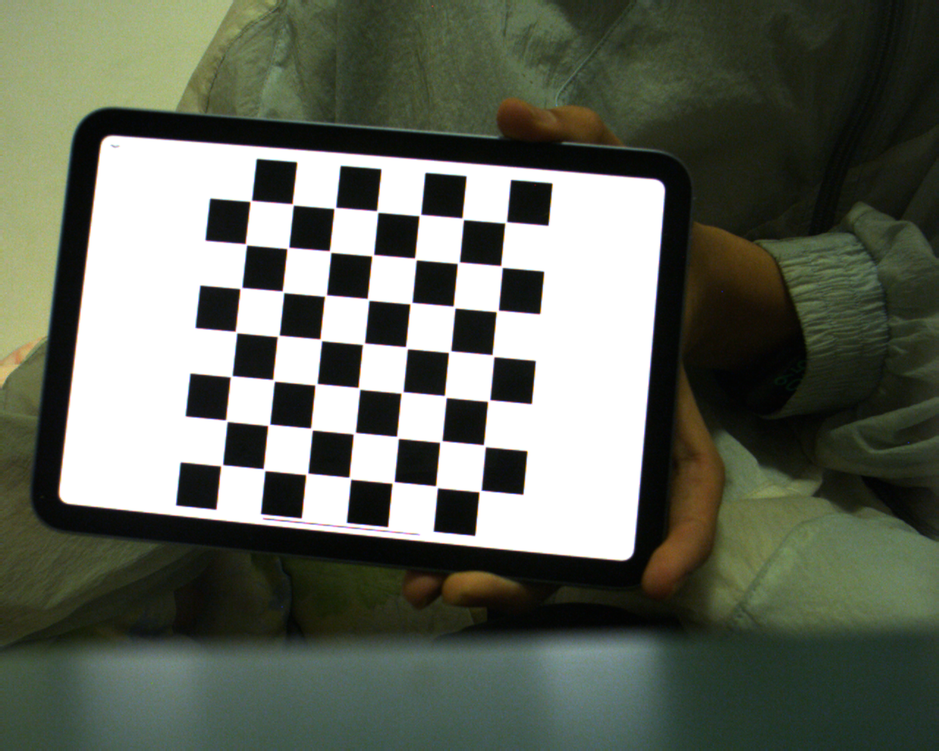
#> input picture Pre_Work/Examine/examine4/Camera MV-SUA133GC#0001-0007-Snapshot-20240128-215521-386-1157919854963.BMP, 939 x 751 px, shrunk from 1280 x 1024 before the run
$ python calib.py
#> lines starting #> are read from the running program, lines starting #| are printed output that depends on the picture; after the words box and inside, x2 and y2 are one past the last pixel; in counts of white or black regions, pixels touching at a corner belong together
# [15 lines of commented-out code are left out]

import cv2
import numpy as np
import glob


# 找棋盘格角点
# 设置寻找亚像素角点的参数，采用的停止准则是最大循环次数30和最大误差容限0.001
criteria = (cv2.TERM_CRITERIA_EPS + cv2.TERM_CRITERIA_MAX_ITER, 30, 0.001) # 阈值
#棋盘格模板规格
w = 7
h = 7
objp = np.zeros((w*h,3), np.float32)
objp[:,:2] = np.mgrid[0:w,0:h].T.reshape(-1,2)

# 储存棋盘格角点的世界坐标和图像坐标对
objpoints = [] # 在世界坐标系中的三维点
imgpoints = [] # 在图像平面的二维点
#加载pic文件夹下所有的jpg图像
images = glob.glob('./*.bmp')  #   拍摄的十几张棋盘图片所在目录
i=0
for fname in images:

    img = cv2.imread(fname)
#> img is the input picture: shape (751, 939, 3); mean B, G, R 92.5, 104.9, 99.5
    h1, w1 = img.shape[0], img.shape[1]
    gray = cv2.cvtColor(img,cv2.COLOR_BGR2GRAY)
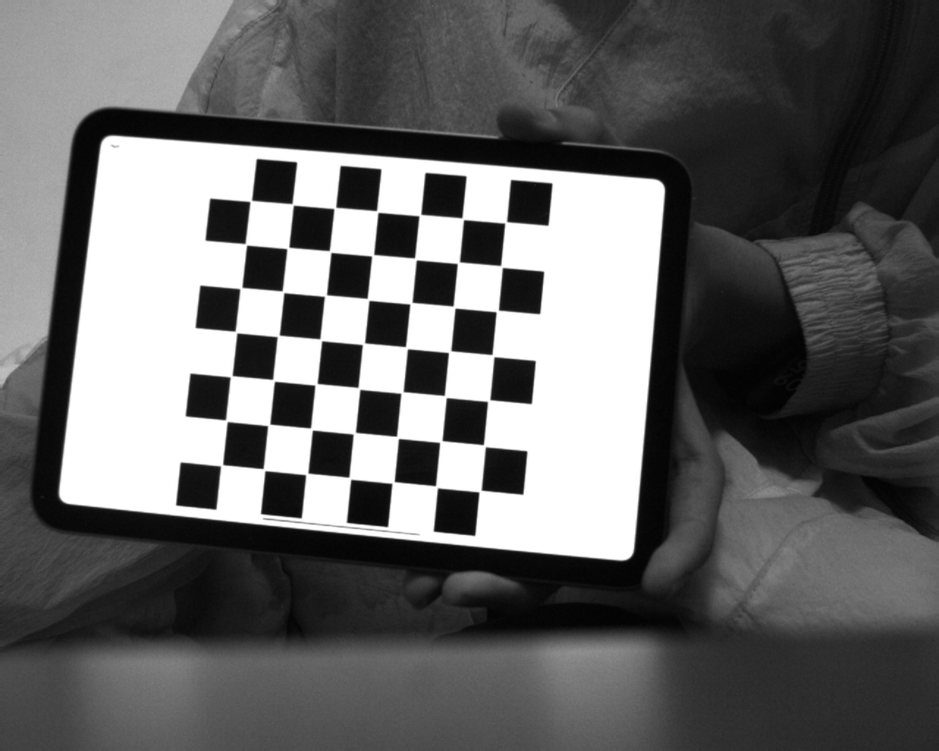
#> gray: shape (751, 939); min 2, max 255, mean 101.9
    u, v = img.shape[:2]
    # 找到棋盘格角点
    ret, corners = cv2.findChessboardCorners(gray, (w,h),None)
#> ret = True; corners = 49 rows, first 8: [250, 201.4], [293.4, 205.1], [334.7, 207.2], [378.1, 212.5], [420.8, 214.1], [463.7, 219.8], [506.7, 221.4], [246.6, 245.1]
    # 如果找到足够点对，将其存储起来
    if ret == True:
        print("i:", i)
        i = i+1
        # 在原角点的基础上寻找亚像素角点
        corners2 =cv2.cornerSubPix(gray,corners,(11,11),(-1,-1),criteria)
#> corners2 = 49 rows, first 8: [250.8, 200.9], [292.6, 204.4], [334.8, 207.9], [377.3, 211.5], [419.9, 215.1], [462.7, 218.7], [505.6, 222.4], [245.8, 244.3]
        #追加进入世界三维点和平面二维点中
        objpoints.append(objp)
        if [corners2]:
            imgpoints.append(corners2)
        else:
            imgpoints.append(corners)
        # 将角点在图像上显示
        cv2.drawChessboardCorners(img, (w,h), corners, ret)
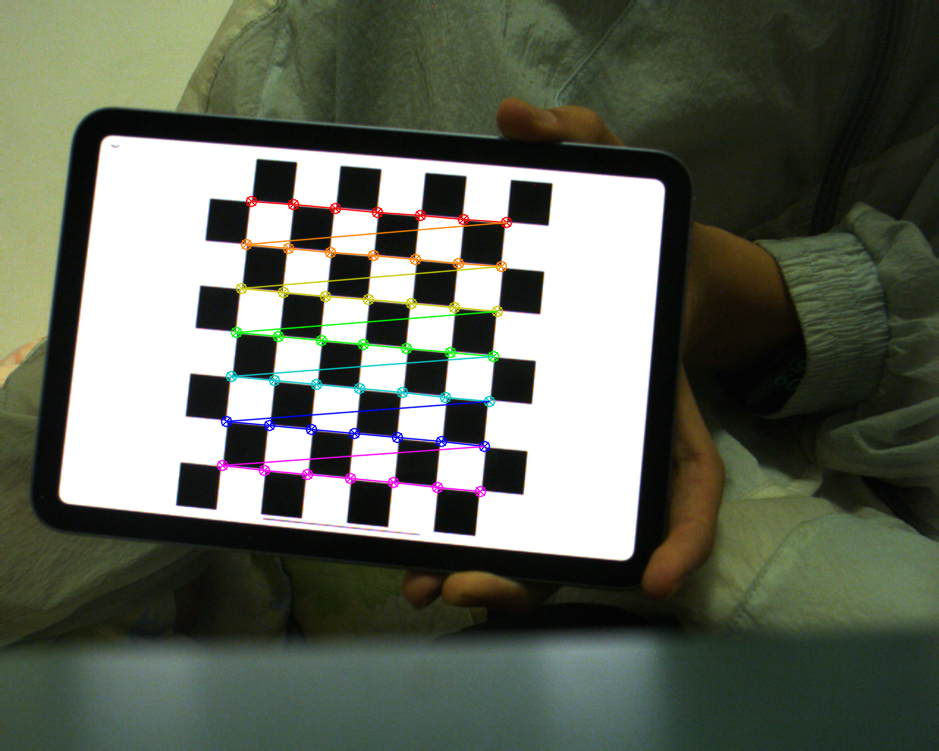
#> img: shape (751, 939, 3); 1.99% of pixels changed, all inside (x1, y1, x2, y2) = (216, 195, 513, 498)
        cv2.namedWindow('findCorners', cv2.WINDOW_NORMAL)
    cv2.imshow('findCorners',img)
    cv2.waitKey(200)
#> pass 2 of the loop `for fname in images:`:
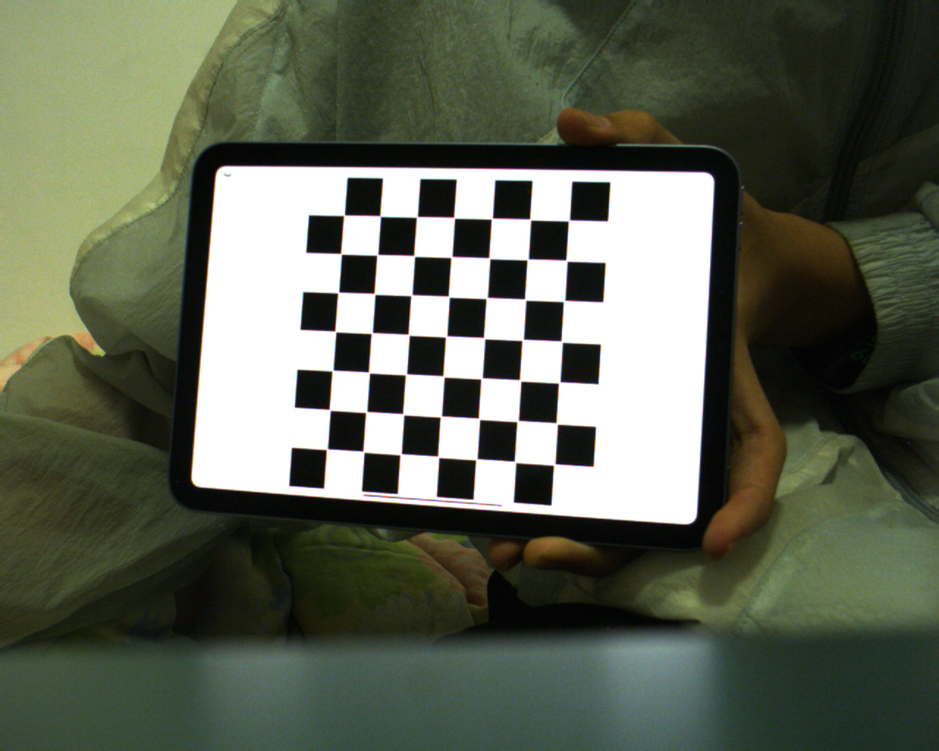
#> input picture Pre_Work/Examine/examine4/Camera MV-SUA133GC#0001-0007-Snapshot-20240128-215525-674-1157962736357.BMP, 939 x 751 px, shrunk from 1280 x 1024 before the run
#> img is the input picture: shape (751, 939, 3); mean B, G, R 83.8, 99.7, 94
#> `gray = cv2.cvtColor(img,cv2.COLOR_BGR2GRAY)`:
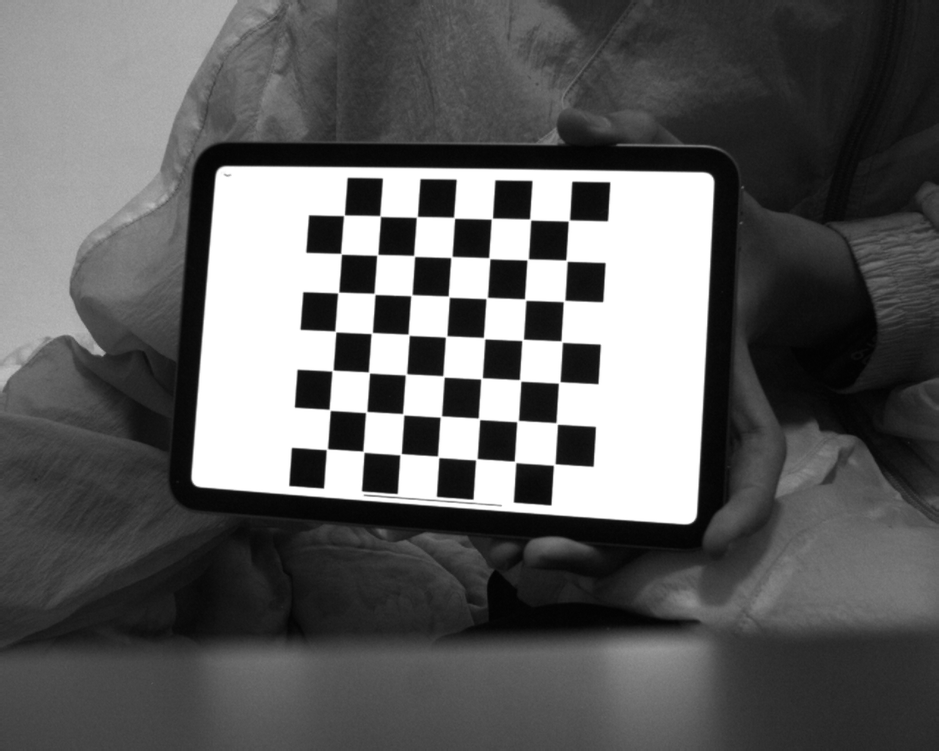
#> gray: shape (751, 939); min 2, max 255, mean 96.2
#> corners = 49 rows, first 8: [343.9, 215.3], [380.1, 215.9], [416.8, 216.9], [454.4, 218], [492, 218.4], [530.2, 219.4], [568.3, 221], [341.2, 253.8]
#> corners2 = 49 rows, first 8: [344, 215.3], [380.2, 216.1], [416.8, 216.9], [454.2, 217.7], [491.8, 218.6], [530.2, 219.5], [568.8, 220.5], [341, 253.8]
#> `cv2.drawChessboardCorners(img, (w,h), corners, ret)`:
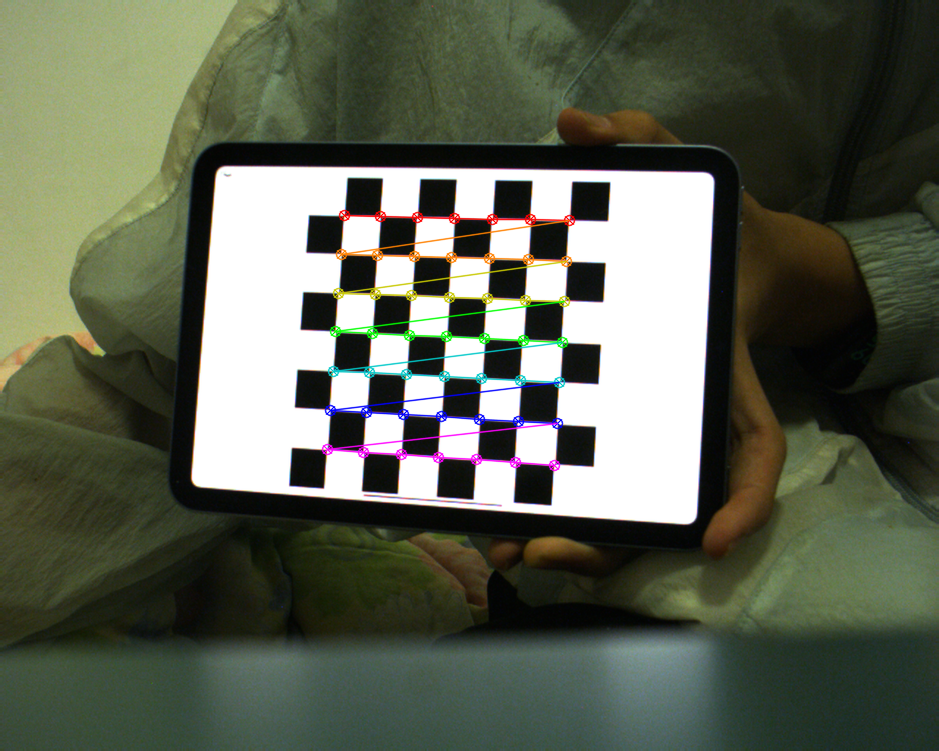
#> img: shape (751, 939, 3); 1.81% of pixels changed, all inside (x1, y1, x2, y2) = (321, 209, 576, 472)
#> pass 3 of the loop `for fname in images:`:
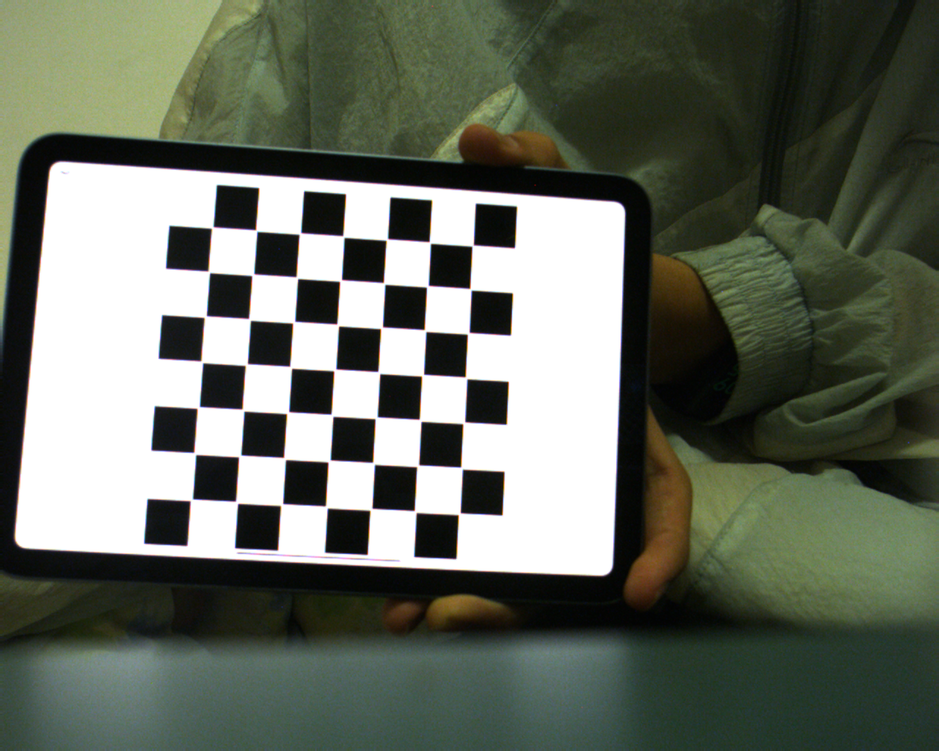
#> input picture Pre_Work/Examine/examine4/Camera MV-SUA133GC#0001-0007-Snapshot-20240128-215530-070-1158006699413.BMP, 939 x 751 px, shrunk from 1280 x 1024 before the run
#> img is the input picture: shape (751, 939, 3); mean B, G, R 95.4, 107.6, 101.5
#> `gray = cv2.cvtColor(img,cv2.COLOR_BGR2GRAY)`:
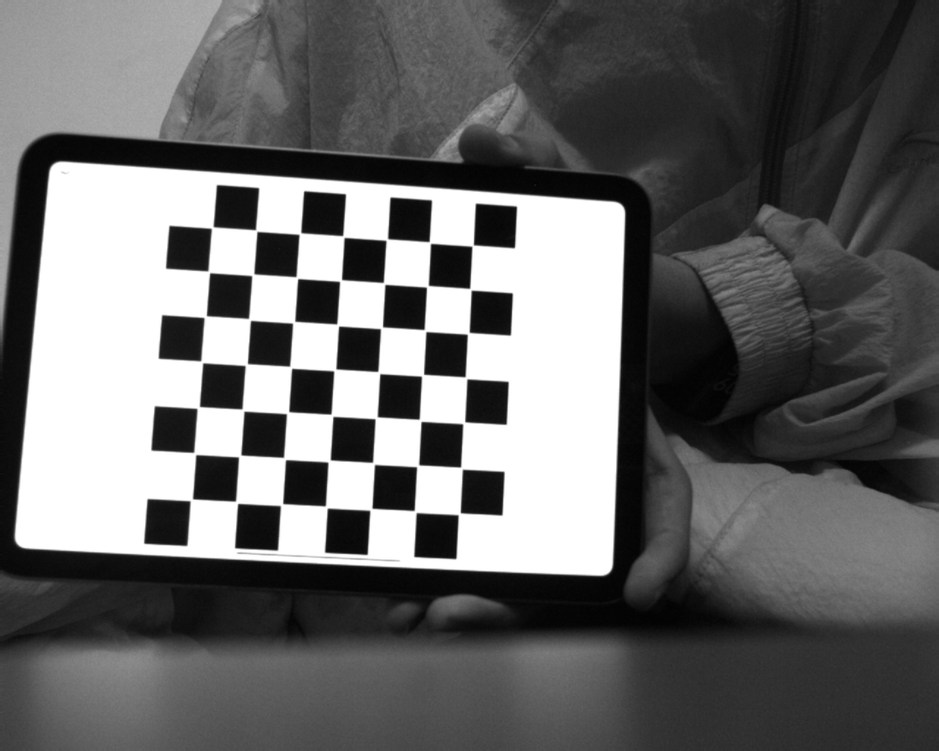
#> gray: shape (751, 939); min 2, max 255, mean 104.4
#> corners = 49 rows, first 8: [211.2, 228.5], [255.9, 230.2], [300.9, 232.4], [344.3, 237.6], [387.7, 238.5], [430.6, 243.5], [472.2, 246], [209.8, 272.9]
#> corners2 = 49 rows, first 8: [212.3, 227.6], [256.3, 230.6], [299.9, 233.5], [343.4, 236.6], [386.8, 239.5], [429.7, 242.5], [472.6, 245.5], [208.8, 271.9]
#> `cv2.drawChessboardCorners(img, (w,h), corners, ret)`:
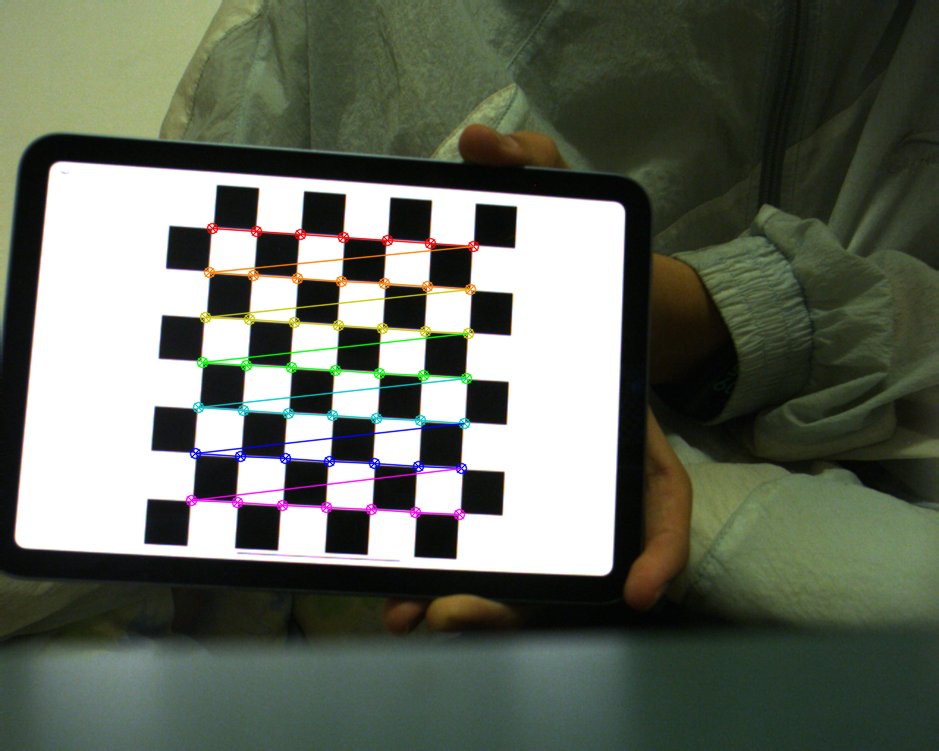
#> img: shape (751, 939, 3); 2.03% of pixels changed, all inside (x1, y1, x2, y2) = (185, 222, 480, 521)
#> the loop made 4 passes; the first 3 are shown
cv2.destroyAllWindows()
#标定
ret, mtx, dist, rvecs, tvecs = cv2.calibrateCamera(objpoints, imgpoints, gray.shape[::-1], None, None)

print("ret:", ret)
print("相机矩阵:\n",mtx)      # 内参数矩阵
print("畸变值:\n",dist   )   # 畸变系数   distortion cofficients = (k_1,k_2,p_1,p_2,k_3)
print("旋转向量:\n",rvecs)   # 旋转向量  # 外参数
print("平移向量:\n",tvecs  )  # 平移向量  # 外参数
newcameramtx, roi = cv2.getOptimalNewCameraMatrix(mtx, dist, (u, v), 0, (u, v))
print('newcameramtx外参',newcameramtx)
#打开摄像机
camera=cv2.VideoCapture(0)
while True:
    (grabbed,frame)=camera.read()
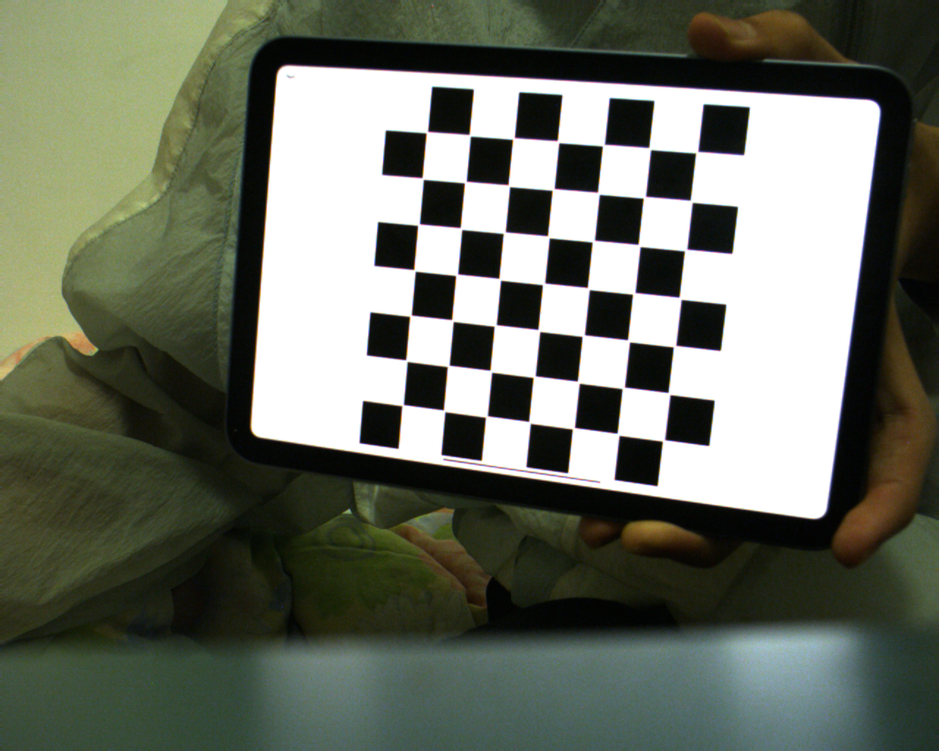
#> input picture Pre_Work/Examine/examine4/Camera MV-SUA133GC#0001-0007-Snapshot-20240128-215537-044-1158076435267.BMP, 939 x 751 px, shrunk from 1280 x 1024 before the run, given in place of the camera
#> frame is the input picture: shape (751, 939, 3); mean B, G, R 98.7, 111.6, 106.6
    h1, w1 = frame.shape[:2]
    newcameramtx, roi = cv2.getOptimalNewCameraMatrix(mtx, dist, (u, v), 0, (u, v))
    # 纠正畸变
    dst1 = cv2.undistort(frame, mtx, dist, None, newcameramtx)
    #dst2 = cv2.undistort(frame, mtx, dist, None, newcameramtx)
    mapx,mapy=cv2.initUndistortRectifyMap(mtx,dist,None,newcameramtx,(w1,h1),5)
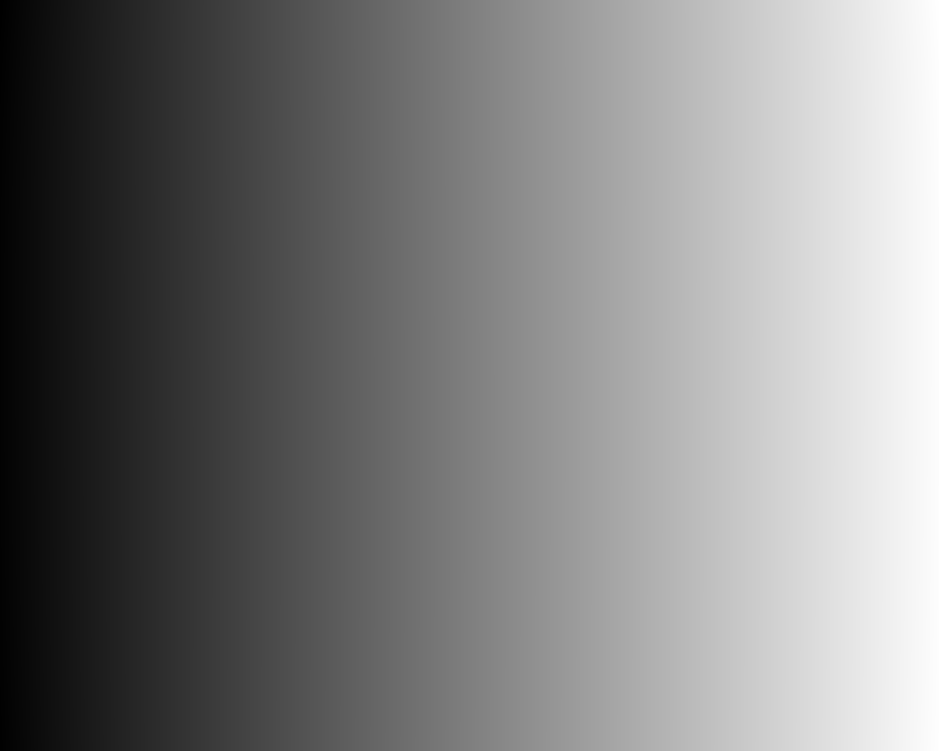
#> mapx: shape (751, 939) float32; min 17.96, max 933.7, mean 476.2; drawn with min black and max white
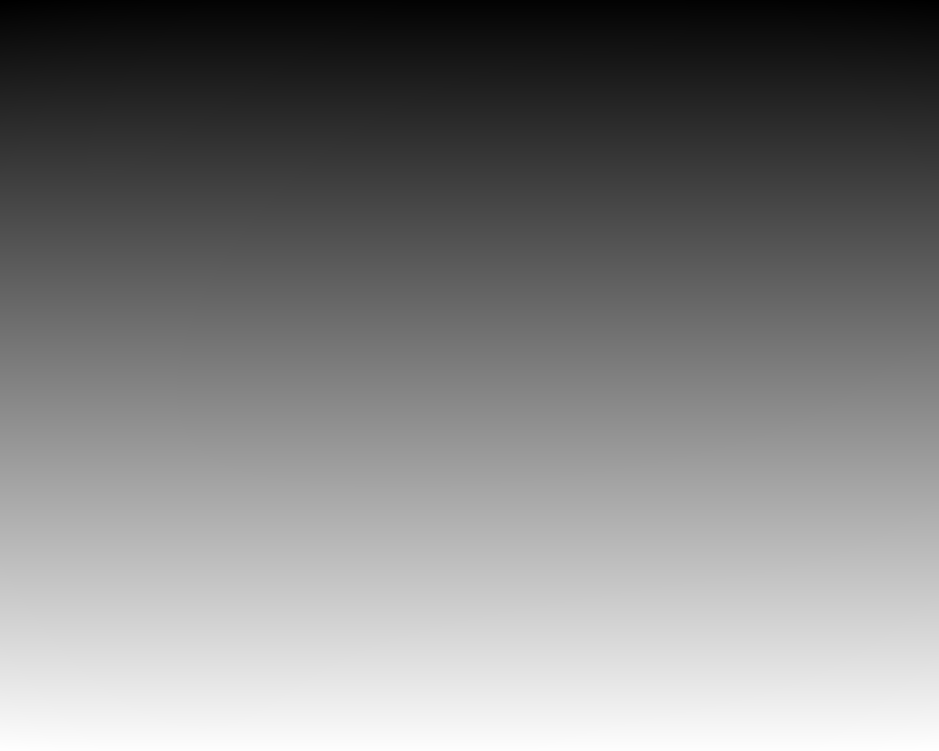
#> mapy: shape (751, 939) float32; min 1.92, max 731.7, mean 368.5; drawn with min black and max white
    dst2=cv2.remap(frame,mapx,mapy,cv2.INTER_LINEAR)
    # 裁剪图像，输出纠正畸变以后的图片
    x, y, w1, h1 = roi
    dst1 = dst1[y:y + h1, x:x + w1]
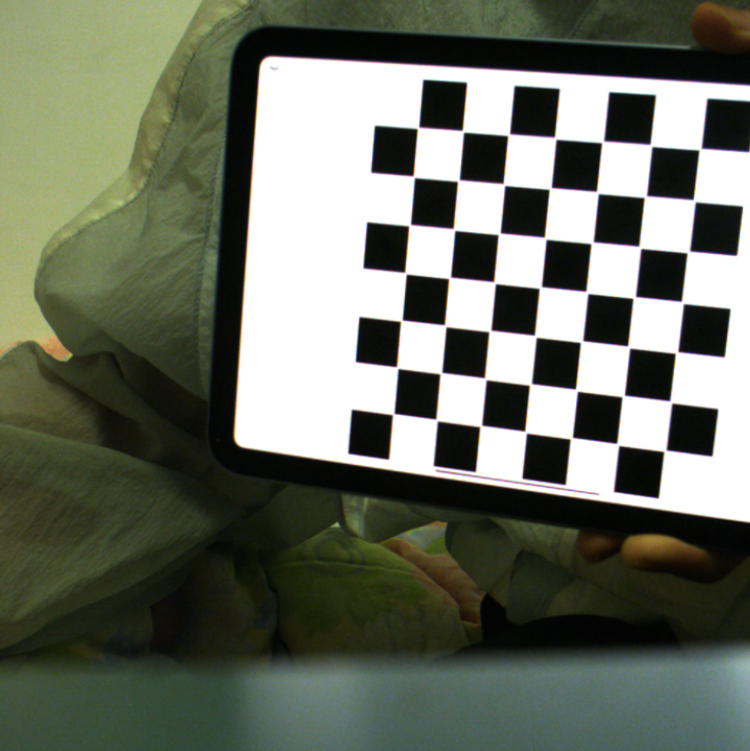
#> dst1: shape (751, 750, 3); mean B, G, R 97.9, 111.3, 106.3

    #cv2.imshow('frame',dst2)
    #cv2.imshow('dst1',dst1)
    cv2.imshow('dst2', dst2)
    if cv2.waitKey(1) & 0xFF == ord('q'):  # 按q保存一张图片
#> (key q is pressed here)
        cv2.imwrite("../u4/frame.jpg", dst1)
        break

camera.release()
cv2.destroyAllWindows()
